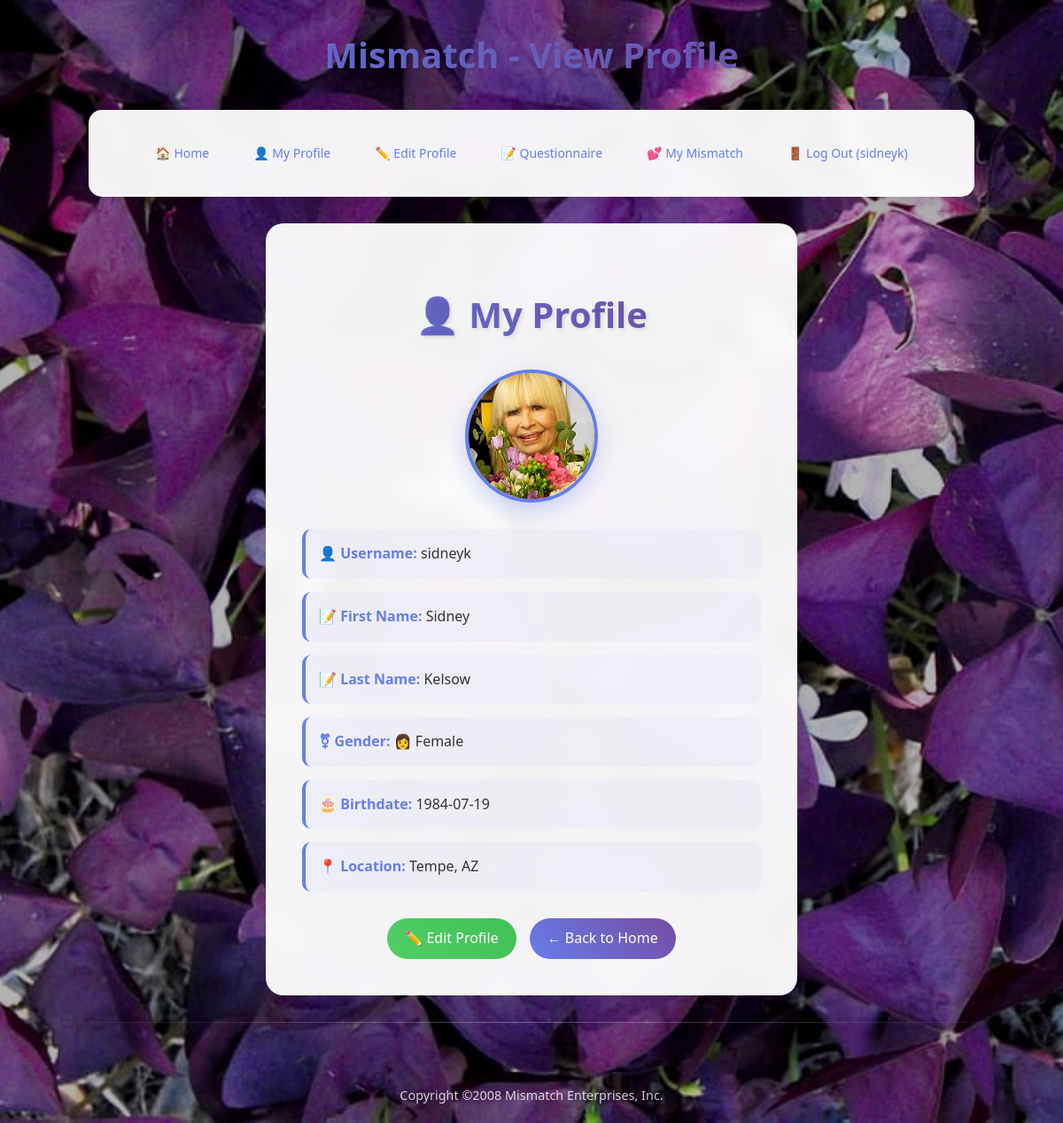
The page /viewprofile.php (signed in) on the database its author committed.
### tables this page shows
CREATE TABLE mismatch_user (
  user_id INTEGER PRIMARY KEY AUTOINCREMENT,
  username VARCHAR(32),
  password VARCHAR(40),
  join_date DATETIME,
  first_name VARCHAR(32),
  last_name VARCHAR(32),
  gender VARCHAR(1),
  birthdate DATE,
  city VARCHAR(32),
  state VARCHAR(2),
  picture VARCHAR(32)
);

### viewprofile.php (the view, shortened to what this page needs)
<?php
  require_once('header.php');
  require_once('navmenu.php');
  $dbc = new SQLite3(DB_PATH);
  $target_user_id = null;
  $is_own_profile = false;
  if (isset($_GET['user_id']) && is_numeric($_GET['user_id'])) {
    $target_user_id = SQLite3::escapeString($_GET['user_id']);
    $is_own_profile = ($_SESSION['user_id'] == $_GET['user_id']);
  } else {
    $target_user_id = $_SESSION['user_id'];
    $is_own_profile = true;
  }
  $query = "SELECT user_id, username, first_name, last_name, gender, birthdate, city, state, picture FROM mismatch_user WHERE user_id = '$target_user_id'";
  $data = $dbc->query($query);
  if ($data) {
    $row = $data->fetchArray(SQLITE3_ASSOC);
    if ($row) {
      echo '<div style="background: rgba(255, 255, 255, 0.95); backdrop-filter: blur(10px); border-radius: 20px; padding: 40px; margin: 30px auto; max-width: 600px; box-shadow: 0 15px 35px rgba(0,0,0,0.1); border: 1px solid rgba(255,255,255,0.2);">';
      if ($is_own_profile) {
        echo '<h3 style="text-align: center; margin-bottom: 30px; background: linear-gradient(45deg, #667eea, #764ba2); -webkit-background-clip: text; -webkit-text-fill-color: transparent; background-clip: text;">👤 My Profile</h3>';
      } else {
        echo '<h3 style="text-align: center; margin-bottom: 30px; background: linear-gradient(45deg, #667eea, #764ba2); -webkit-background-clip: text; -webkit-text-fill-color: transparent; background-clip: text;">👤 User Profile</h3>';
      }
      if (!empty($row['picture']) && is_file(MM_UPLOADPATH . $row['picture']) && filesize(MM_UPLOADPATH . $row['picture']) > 0) {
        echo '<div style="text-align: center; margin-bottom: 30px;">';
        echo '<img src="' . MM_UPLOADPATH . $row['picture'] . '" alt="Profile Picture" class="profile" style="width: 150px; height: 150px; object-fit: cover; border-radius: 50%; border: 4px solid #667eea; box-shadow: 0 10px 25px rgba(102, 126, 234, 0.3);" />';
        echo '</div>';
      }
      echo '<div style="display: grid; gap: 15px;">';
      if (!empty($row['username'])) {
        echo '<div style="background: rgba(102, 126, 234, 0.05); padding: 15px; border-radius: 10px; border-left: 4px solid #667eea;">';
        echo '<strong style="color: #667eea;">👤 Username:</strong> ' . htmlspecialchars($row['username']);
        echo '</div>';
      }
      if (!empty($row['first_name'])) {
        echo '<div style="background: rgba(102, 126, 234, 0.05); padding: 15px; border-radius: 10px; border-left: 4px solid #667eea;">';
        echo '<strong style="color: #667eea;">📝 First Name:</strong> ' . htmlspecialchars($row['first_name']);
        echo '</div>';
      }
      if (!empty($row['last_name'])) {
        echo '<div style="background: rgba(102, 126, 234, 0.05); padding: 15px; border-radius: 10px; border-left: 4px solid #667eea;">';
        echo '<strong style="color: #667eea;">📝 Last Name:</strong> ' . htmlspecialchars($row['last_name']);
        echo '</div>';
      }
      if (!empty($row['gender'])) {
        echo '<div style="background: rgba(102, 126, 234, 0.05); padding: 15px; border-radius: 10px; border-left: 4px solid #667eea;">';
        echo '<strong style="color: #667eea;">⚧ Gender:</strong> ';
        if ($row['gender'] == 'M') {
          echo '👨 Male';
        } else if ($row['gender'] == 'F') {
          echo '👩 Female';
        } else {
          echo '❓ Unknown';
        }
        echo '</div>';
      }
      if (!empty($row['birthdate'])) {
        echo '<div style="background: rgba(102, 126, 234, 0.05); padding: 15px; border-radius: 10px; border-left: 4px solid #667eea;">';
        if ($is_own_profile) {
          echo '<strong style="color: #667eea;">🎂 Birthdate:</strong> ' . htmlspecialchars($row['birthdate']);
        } else {
          list($year, $month, $day) = explode('-', $row['birthdate']);
          echo '<strong style="color: #667eea;">🎂 Birth Year:</strong> ' . htmlspecialchars($year);
        }
        echo '</div>';
      }
      if (!empty($row['city']) || !empty($row['state'])) {
        echo '<div style="background: rgba(102, 126, 234, 0.05); padding: 15px; border-radius: 10px; border-left: 4px solid #667eea;">';
        echo '<strong style="color: #667eea;">📍 Location:</strong> ' . htmlspecialchars($row['city']) . ', ' . htmlspecialchars($row['state']);
        echo '</div>';
      }
      echo '</div>';
      echo '<div style="text-align: center; margin-top: 30px; display: flex; gap: 15px; justify-content: center; flex-wrap: wrap;">';
      if ($is_own_profile) {
        echo '<a href="editprofile.php" style="background: linear-gradient(45deg, #51cf66, #40c057); color: white; padding: 10px 20px; border-radius: 25px; text-decoration: none; transition: all 0.3s ease; display: inline-block;">✏️ Edit Profile</a>';
      }
      echo '<a href="index.php" style="background: linear-gradient(45deg, #667eea, #764ba2); color: white; padding: 10px 20px; border-radius: 25px; text-decoration: none; transition: all 0.3s ease; display: inline-block;">← Back to Home</a>';
      echo '</div>';
      echo '</div>';
    } else {
      echo '<div class="error">';
      echo '<h3>❌ Profile Not Found</h3>';
      echo '<p>The user profile you requested does not exist.</p>';
      echo '<p><a href="index.php" style="color: white; text-decoration: underline;">← Back to Home</a></p>';
      echo '</div>';
    }
  } else {
    echo '<div class="error">';
    echo '<h3>⚠️ Database Error</h3>';
    echo '<p>There was a problem accessing the profile from the database.</p>';
    echo '<p><a href="index.php" style="color: white; text-decoration: underline;">← Back to Home</a></p>';
    echo '</div>';
  }
?>
<?php
  require_once('footer.php');
?>

### style.css (style rules this page uses)
* { margin: 0; padding: 0; box-sizing: border-box; }
body { font-family: 'Segoe UI', Tahoma, Geneva, Verdana, sans-serif; background: url('images/background.jpg') no-repeat center center fixed; background-size: cover; min-height: 100vh; color: #333; line-height: 1.6; position: relative; }
body::before { content: ''; position: fixed; top: 0; left: 0; width: 100%; height: 100%; background: rgba(0, 0, 0, 0.3); z-index: -1; }
h1, h2, h3, h4 { color: #2c3e50; margin-bottom: 20px; text-align: center; }
h3 { background: linear-gradient(45deg, #667eea, #764ba2); -webkit-background-clip: text; -webkit-text-fill-color: transparent; background-clip: text; font-size: 2.5em; font-weight: 700; text-shadow: 2px 2px 4px rgba(0,0,0,0.1); margin: 30px 0; }
img { border-radius: 15px; box-shadow: 0 5px 15px rgba(0,0,0,0.2); transition: transform 0.3s ease; }
.profile { width: 120px; height: 120px; object-fit: cover; border-radius: 50%; border: 4px solid #667eea; }
a { color: #667eea; text-decoration: none; transition: all 0.3s ease; }

### rows shown on the page
mismatch_user: picture (picture), username "sidneyk", first_name "Sidney", last_name "Kelsow", birthdate "1984-07-19", city "Tempe", state "AZ"

### other values the page prints
$page_title "View Profile"
$_SESSION['username'] "sidneyk"
